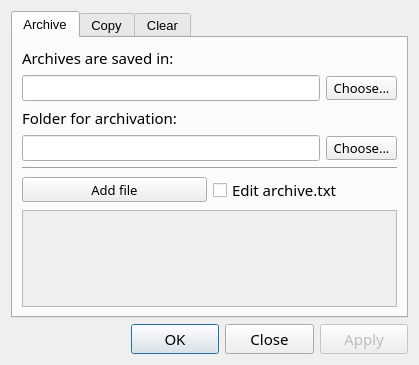
<?xml version="1.0" encoding="UTF-8"?>
<ui version="4.0">
 <class>SettingsDialog</class>
 <widget class="QDialog" name="SettingsDialog">
  <property name="geometry">
   <rect>
    <x>0</x>
    <y>0</y>
    <width>419</width>
    <height>365</height>
   </rect>
  </property>
  <property name="windowTitle">
   <string>Settings</string>
  </property>
  <layout class="QGridLayout" name="gridLayout_2">
   <item row="4" column="1">
    <layout class="QHBoxLayout" name="horizontalLayout">
     <item>
      <spacer name="horizontalSpacer">
       <property name="orientation">
        <enum>Qt::Horizontal</enum>
       </property>
       <property name="sizeType">
        <enum>QSizePolicy::Fixed</enum>
       </property>
       <property name="sizeHint" stdset="0">
        <size>
         <width>120</width>
         <height>20</height>
        </size>
       </property>
      </spacer>
     </item>
     <item>
      <widget class="QPushButton" name="okButton">
       <property name="font">
        <font>
         <family>Microsoft YaHei</family>
         <pointsize>11</pointsize>
        </font>
       </property>
       <property name="text">
        <string>OK</string>
       </property>
      </widget>
     </item>
     <item>
      <widget class="QPushButton" name="closeButton">
       <property name="font">
        <font>
         <family>Microsoft YaHei</family>
         <pointsize>11</pointsize>
        </font>
       </property>
       <property name="text">
        <string>Close</string>
       </property>
      </widget>
     </item>
     <item>
      <widget class="QPushButton" name="applyButton">
       <property name="enabled">
        <bool>false</bool>
       </property>
       <property name="font">
        <font>
         <family>Microsoft YaHei</family>
         <pointsize>11</pointsize>
        </font>
       </property>
       <property name="text">
        <string>Apply</string>
       </property>
      </widget>
     </item>
    </layout>
   </item>
   <item row="1" column="1">
    <widget class="QTabWidget" name="tabWidget">
     <property name="font">
      <font>
       <pointsize>10</pointsize>
      </font>
     </property>
     <property name="currentIndex">
      <number>0</number>
     </property>
     <widget class="QWidget" name="tabArchive">
      <property name="font">
       <font>
        <family>Microsoft YaHei</family>
        <pointsize>11</pointsize>
       </font>
      </property>
      <attribute name="title">
       <string>Archive</string>
      </attribute>
      <layout class="QGridLayout" name="gridLayout">
       <item row="8" column="1" colspan="3">
        <widget class="Line" name="line">
         <property name="sizePolicy">
          <sizepolicy hsizetype="Minimum" vsizetype="Fixed">
           <horstretch>10</horstretch>
           <verstretch>10</verstretch>
          </sizepolicy>
         </property>
         <property name="orientation">
          <enum>Qt::Horizontal</enum>
         </property>
        </widget>
       </item>
       <item row="7" column="3">
        <widget class="QToolButton" name="chooseArchivatedFolderPathButton">
         <property name="sizePolicy">
          <sizepolicy hsizetype="Fixed" vsizetype="Fixed">
           <horstretch>1</horstretch>
           <verstretch>1</verstretch>
          </sizepolicy>
         </property>
         <property name="maximumSize">
          <size>
           <width>71</width>
           <height>24</height>
          </size>
         </property>
         <property name="font">
          <font>
           <family>Microsoft YaHei</family>
           <pointsize>10</pointsize>
          </font>
         </property>
         <property name="text">
          <string>Choose...</string>
         </property>
        </widget>
       </item>
       <item row="5" column="1" colspan="2">
        <widget class="QLineEdit" name="archiveSavingPath">
         <property name="sizePolicy">
          <sizepolicy hsizetype="Expanding" vsizetype="Fixed">
           <horstretch>6</horstretch>
           <verstretch>1</verstretch>
          </sizepolicy>
         </property>
         <property name="font">
          <font>
           <family>Microsoft YaHei</family>
           <pointsize>10</pointsize>
          </font>
         </property>
         <property name="text">
          <string/>
         </property>
        </widget>
       </item>
       <item row="4" column="1">
        <widget class="QLabel" name="label">
         <property name="sizePolicy">
          <sizepolicy hsizetype="Preferred" vsizetype="Preferred">
           <horstretch>1</horstretch>
           <verstretch>1</verstretch>
          </sizepolicy>
         </property>
         <property name="text">
          <string>Archives are saved in:</string>
         </property>
        </widget>
       </item>
       <item row="17" column="1" colspan="3">
        <widget class="QTextEdit" name="archiveTXT">
         <property name="enabled">
          <bool>false</bool>
         </property>
         <property name="sizePolicy">
          <sizepolicy hsizetype="Expanding" vsizetype="Expanding">
           <horstretch>2</horstretch>
           <verstretch>0</verstretch>
          </sizepolicy>
         </property>
        </widget>
       </item>
       <item row="9" column="1" colspan="3">
        <layout class="QHBoxLayout" name="horizontalLayout_4">
         <item>
          <widget class="QToolButton" name="addArchivatedFileButton">
           <property name="sizePolicy">
            <sizepolicy hsizetype="Minimum" vsizetype="Fixed">
             <horstretch>1</horstretch>
             <verstretch>0</verstretch>
            </sizepolicy>
           </property>
           <property name="minimumSize">
            <size>
             <width>0</width>
             <height>0</height>
            </size>
           </property>
           <property name="font">
            <font>
             <family>Microsoft YaHei</family>
             <pointsize>10</pointsize>
            </font>
           </property>
           <property name="text">
            <string>Add file</string>
           </property>
          </widget>
         </item>
         <item>
          <widget class="QCheckBox" name="editArchiveCheckBox">
           <property name="sizePolicy">
            <sizepolicy hsizetype="Minimum" vsizetype="Fixed">
             <horstretch>1</horstretch>
             <verstretch>1</verstretch>
            </sizepolicy>
           </property>
           <property name="minimumSize">
            <size>
             <width>0</width>
             <height>0</height>
            </size>
           </property>
           <property name="font">
            <font>
             <family>Microsoft YaHei</family>
             <pointsize>11</pointsize>
             <underline>false</underline>
             <kerning>true</kerning>
            </font>
           </property>
           <property name="cursor">
            <cursorShape>PointingHandCursor</cursorShape>
           </property>
           <property name="text">
            <string>Edit archive.txt</string>
           </property>
          </widget>
         </item>
         <item>
          <spacer name="horizontalSpacer_2">
           <property name="sizePolicy">
            <sizepolicy hsizetype="Minimum" vsizetype="Fixed">
             <horstretch>0</horstretch>
             <verstretch>0</verstretch>
            </sizepolicy>
           </property>
           <property name="minimumSize">
            <size>
             <width>0</width>
             <height>0</height>
            </size>
           </property>
           <property name="orientation">
            <enum>Qt::Horizontal</enum>
           </property>
           <property name="sizeHint" stdset="0">
            <size>
             <width>40</width>
             <height>20</height>
            </size>
           </property>
          </spacer>
         </item>
        </layout>
       </item>
       <item row="5" column="3">
        <widget class="QToolButton" name="chooseArchiveSaveingPathButton">
         <property name="sizePolicy">
          <sizepolicy hsizetype="Fixed" vsizetype="Fixed">
           <horstretch>1</horstretch>
           <verstretch>1</verstretch>
          </sizepolicy>
         </property>
         <property name="maximumSize">
          <size>
           <width>71</width>
           <height>24</height>
          </size>
         </property>
         <property name="font">
          <font>
           <family>Microsoft YaHei</family>
           <pointsize>10</pointsize>
          </font>
         </property>
         <property name="text">
          <string>Choose...</string>
         </property>
        </widget>
       </item>
       <item row="6" column="1">
        <widget class="QLabel" name="label_2">
         <property name="sizePolicy">
          <sizepolicy hsizetype="Preferred" vsizetype="Preferred">
           <horstretch>1</horstretch>
           <verstretch>1</verstretch>
          </sizepolicy>
         </property>
         <property name="text">
          <string>Folder for archivation:</string>
         </property>
        </widget>
       </item>
       <item row="7" column="1" colspan="2">
        <widget class="QLineEdit" name="archivatingPath">
         <property name="sizePolicy">
          <sizepolicy hsizetype="Expanding" vsizetype="Fixed">
           <horstretch>6</horstretch>
           <verstretch>1</verstretch>
          </sizepolicy>
         </property>
         <property name="font">
          <font>
           <family>Microsoft YaHei</family>
           <pointsize>10</pointsize>
          </font>
         </property>
        </widget>
       </item>
      </layout>
     </widget>
     <widget class="QWidget" name="tabCopy">
      <property name="font">
       <font>
        <family>Microsoft YaHei</family>
        <pointsize>11</pointsize>
       </font>
      </property>
      <attribute name="title">
       <string>Copy</string>
      </attribute>
      <layout class="QGridLayout" name="gridLayout_3">
       <item row="1" column="1">
        <widget class="QToolButton" name="chooseSourceButton">
         <property name="sizePolicy">
          <sizepolicy hsizetype="Fixed" vsizetype="Fixed">
           <horstretch>1</horstretch>
           <verstretch>1</verstretch>
          </sizepolicy>
         </property>
         <property name="maximumSize">
          <size>
           <width>71</width>
           <height>24</height>
          </size>
         </property>
         <property name="font">
          <font>
           <family>Microsoft YaHei</family>
           <pointsize>10</pointsize>
          </font>
         </property>
         <property name="text">
          <string>Choose...</string>
         </property>
        </widget>
       </item>
       <item row="8" column="0">
        <spacer name="verticalSpacer_4">
         <property name="orientation">
          <enum>Qt::Vertical</enum>
         </property>
         <property name="sizeHint" stdset="0">
          <size>
           <width>20</width>
           <height>40</height>
          </size>
         </property>
        </spacer>
       </item>
       <item row="3" column="1">
        <widget class="QToolButton" name="chooseTargetButton">
         <property name="sizePolicy">
          <sizepolicy hsizetype="Fixed" vsizetype="Fixed">
           <horstretch>1</horstretch>
           <verstretch>1</verstretch>
          </sizepolicy>
         </property>
         <property name="maximumSize">
          <size>
           <width>71</width>
           <height>24</height>
          </size>
         </property>
         <property name="font">
          <font>
           <family>Microsoft YaHei</family>
           <pointsize>10</pointsize>
          </font>
         </property>
         <property name="text">
          <string>Choose...</string>
         </property>
        </widget>
       </item>
       <item row="3" column="0">
        <widget class="QLineEdit" name="updateTargetPath">
         <property name="sizePolicy">
          <sizepolicy hsizetype="Expanding" vsizetype="Fixed">
           <horstretch>6</horstretch>
           <verstretch>1</verstretch>
          </sizepolicy>
         </property>
         <property name="font">
          <font>
           <family>Microsoft YaHei</family>
           <pointsize>10</pointsize>
          </font>
         </property>
        </widget>
       </item>
       <item row="7" column="0">
        <spacer name="verticalSpacer_3">
         <property name="orientation">
          <enum>Qt::Vertical</enum>
         </property>
         <property name="sizeHint" stdset="0">
          <size>
           <width>20</width>
           <height>40</height>
          </size>
         </property>
        </spacer>
       </item>
       <item row="2" column="0">
        <widget class="QLabel" name="label_4">
         <property name="sizePolicy">
          <sizepolicy hsizetype="Preferred" vsizetype="Preferred">
           <horstretch>1</horstretch>
           <verstretch>1</verstretch>
          </sizepolicy>
         </property>
         <property name="text">
          <string>Targer folder:</string>
         </property>
        </widget>
       </item>
       <item row="6" column="0">
        <spacer name="verticalSpacer_2">
         <property name="orientation">
          <enum>Qt::Vertical</enum>
         </property>
         <property name="sizeHint" stdset="0">
          <size>
           <width>20</width>
           <height>40</height>
          </size>
         </property>
        </spacer>
       </item>
       <item row="4" column="0">
        <spacer name="verticalSpacer">
         <property name="orientation">
          <enum>Qt::Vertical</enum>
         </property>
         <property name="sizeHint" stdset="0">
          <size>
           <width>20</width>
           <height>40</height>
          </size>
         </property>
        </spacer>
       </item>
       <item row="0" column="0">
        <widget class="QLabel" name="label_3">
         <property name="sizePolicy">
          <sizepolicy hsizetype="Preferred" vsizetype="Preferred">
           <horstretch>1</horstretch>
           <verstretch>1</verstretch>
          </sizepolicy>
         </property>
         <property name="text">
          <string>Source folder:</string>
         </property>
        </widget>
       </item>
       <item row="1" column="0">
        <widget class="QLineEdit" name="updateSourcePath">
         <property name="sizePolicy">
          <sizepolicy hsizetype="Expanding" vsizetype="Fixed">
           <horstretch>6</horstretch>
           <verstretch>1</verstretch>
          </sizepolicy>
         </property>
         <property name="font">
          <font>
           <family>Microsoft YaHei</family>
           <pointsize>10</pointsize>
          </font>
         </property>
         <property name="text">
          <string/>
         </property>
        </widget>
       </item>
       <item row="5" column="0">
        <spacer name="verticalSpacer_5">
         <property name="orientation">
          <enum>Qt::Vertical</enum>
         </property>
         <property name="sizeHint" stdset="0">
          <size>
           <width>20</width>
           <height>40</height>
          </size>
         </property>
        </spacer>
       </item>
      </layout>
     </widget>
     <widget class="QWidget" name="tabClear">
      <property name="font">
       <font>
        <family>Microsoft YaHei</family>
        <pointsize>11</pointsize>
       </font>
      </property>
      <attribute name="title">
       <string>Clear</string>
      </attribute>
      <layout class="QGridLayout" name="gridLayout_4">
       <item row="5" column="0" colspan="3">
        <widget class="QTextEdit" name="ignoreTXT">
         <property name="enabled">
          <bool>false</bool>
         </property>
         <property name="sizePolicy">
          <sizepolicy hsizetype="Expanding" vsizetype="Expanding">
           <horstretch>3</horstretch>
           <verstretch>0</verstretch>
          </sizepolicy>
         </property>
        </widget>
       </item>
       <item row="1" column="0" colspan="2">
        <widget class="QLineEdit" name="cleaningPath">
         <property name="sizePolicy">
          <sizepolicy hsizetype="Expanding" vsizetype="Expanding">
           <horstretch>8</horstretch>
           <verstretch>1</verstretch>
          </sizepolicy>
         </property>
         <property name="minimumSize">
          <size>
           <width>240</width>
           <height>0</height>
          </size>
         </property>
         <property name="font">
          <font>
           <family>Microsoft YaHei</family>
           <pointsize>10</pointsize>
          </font>
         </property>
         <property name="text">
          <string/>
         </property>
        </widget>
       </item>
       <item row="2" column="0" colspan="3">
        <widget class="Line" name="line_2">
         <property name="orientation">
          <enum>Qt::Horizontal</enum>
         </property>
        </widget>
       </item>
       <item row="0" column="0">
        <widget class="QLabel" name="label_5">
         <property name="sizePolicy">
          <sizepolicy hsizetype="Preferred" vsizetype="Preferred">
           <horstretch>1</horstretch>
           <verstretch>1</verstretch>
          </sizepolicy>
         </property>
         <property name="text">
          <string>Folder for cleaning:</string>
         </property>
        </widget>
       </item>
       <item row="1" column="2">
        <widget class="QToolButton" name="chooseCleaningPathButton">
         <property name="sizePolicy">
          <sizepolicy hsizetype="Fixed" vsizetype="Fixed">
           <horstretch>1</horstretch>
           <verstretch>1</verstretch>
          </sizepolicy>
         </property>
         <property name="maximumSize">
          <size>
           <width>70</width>
           <height>24</height>
          </size>
         </property>
         <property name="baseSize">
          <size>
           <width>0</width>
           <height>0</height>
          </size>
         </property>
         <property name="font">
          <font>
           <family>Microsoft YaHei</family>
           <pointsize>10</pointsize>
          </font>
         </property>
         <property name="text">
          <string>Choose...</string>
         </property>
        </widget>
       </item>
       <item row="3" column="0" colspan="3">
        <layout class="QHBoxLayout" name="horizontalLayout_3">
         <item>
          <widget class="QPushButton" name="addIgnoredFileButton">
           <property name="sizePolicy">
            <sizepolicy hsizetype="Minimum" vsizetype="Minimum">
             <horstretch>1</horstretch>
             <verstretch>0</verstretch>
            </sizepolicy>
           </property>
           <property name="minimumSize">
            <size>
             <width>80</width>
             <height>0</height>
            </size>
           </property>
           <property name="maximumSize">
            <size>
             <width>120</width>
             <height>50</height>
            </size>
           </property>
           <property name="font">
            <font>
             <family>Microsoft YaHei</family>
             <pointsize>10</pointsize>
            </font>
           </property>
           <property name="text">
            <string>Add Files</string>
           </property>
          </widget>
         </item>
         <item>
          <widget class="QPushButton" name="addIgnoredFolderButton">
           <property name="sizePolicy">
            <sizepolicy hsizetype="Minimum" vsizetype="Minimum">
             <horstretch>1</horstretch>
             <verstretch>0</verstretch>
            </sizepolicy>
           </property>
           <property name="minimumSize">
            <size>
             <width>80</width>
             <height>0</height>
            </size>
           </property>
           <property name="maximumSize">
            <size>
             <width>120</width>
             <height>16777215</height>
            </size>
           </property>
           <property name="font">
            <font>
             <family>Microsoft YaHei</family>
             <pointsize>10</pointsize>
            </font>
           </property>
           <property name="text">
            <string>Add Folders</string>
           </property>
          </widget>
         </item>
         <item>
          <widget class="QCheckBox" name="editIgnoredCheckBox">
           <property name="sizePolicy">
            <sizepolicy hsizetype="Minimum" vsizetype="Fixed">
             <horstretch>1</horstretch>
             <verstretch>0</verstretch>
            </sizepolicy>
           </property>
           <property name="minimumSize">
            <size>
             <width>130</width>
             <height>0</height>
            </size>
           </property>
           <property name="maximumSize">
            <size>
             <width>120</width>
             <height>16777215</height>
            </size>
           </property>
           <property name="text">
            <string>Edit ignore.txt</string>
           </property>
          </widget>
         </item>
        </layout>
       </item>
      </layout>
     </widget>
    </widget>
   </item>
  </layout>
 </widget>
 <resources/>
 <connections/>
</ui>
